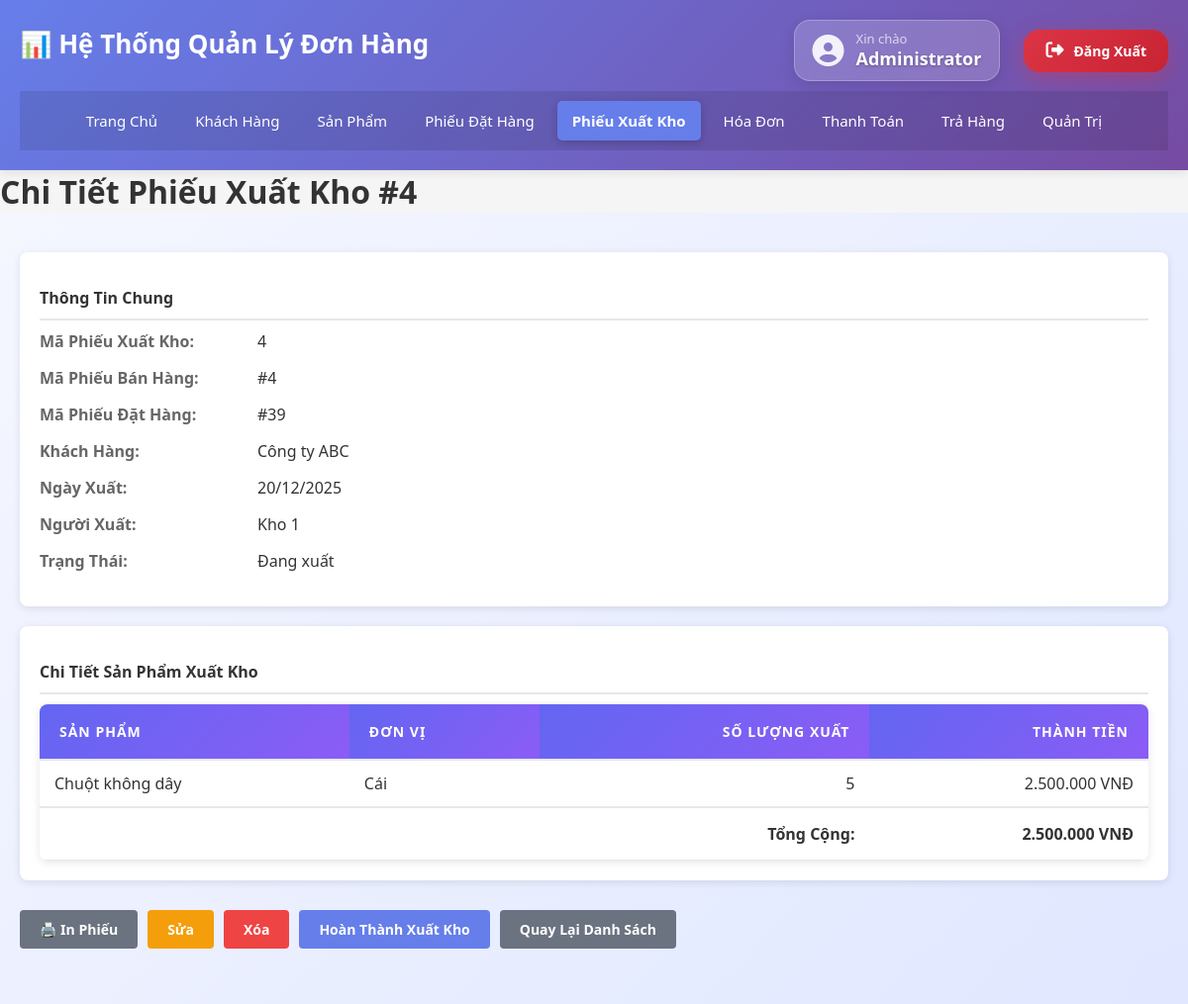
/phieu_xuat_kho/detail.php?id=4 (signed in), run on the app's committed database.
### tables this page shows
CREATE TABLE `phieu_xuat_kho` (
  `ma_phieu_xuat_kho` int(11) NOT NULL,
  `ma_phieu_ban_hang` int(11) NOT NULL,
  `ngay_xuat` date NOT NULL,
  `nguoi_xuat` varchar(100) DEFAULT NULL,
  `trang_thai` enum('Đang xuất','Hoàn thành') DEFAULT 'Đang xuất'
);

CREATE TABLE `phieu_ban_hang` (
  `ma_phieu_ban_hang` int(11) NOT NULL,
  `ma_phieu_dat_hang` int(11) NOT NULL,
  `ngay_lap` date NOT NULL,
  `tong_tien` decimal(15,2) DEFAULT 0.00,
  `trang_thai` enum('Duyệt tồn kho','Gửi kế toán','Hoàn thành') DEFAULT 'Duyệt tồn kho'
);

CREATE TABLE `phieu_dat_hang` (
  `ma_phieu_dat_hang` int(11) NOT NULL,
  `ma_khach_hang` int(11) NOT NULL,
  `ngay_dat` date NOT NULL,
  `tong_tien` decimal(15,2) DEFAULT 0.00,
  `created_by` int(11) DEFAULT NULL,
  `approved_by` int(11) DEFAULT NULL,
  `approved_at` datetime DEFAULT NULL,
  `trang_thai` enum('Chờ duyệt','Đã duyệt','Hủy') DEFAULT 'Chờ duyệt',
  `ghi_chu` text DEFAULT NULL
);

CREATE TABLE `khach_hang` (
  `ma_khach_hang` int(11) NOT NULL,
  `ten_khach_hang` varchar(255) NOT NULL,
  `dia_chi` varchar(500) DEFAULT NULL,
  `dien_thoai` varchar(20) DEFAULT NULL,
  `email` varchar(100) DEFAULT NULL,
  `ngay_tao` datetime DEFAULT current_timestamp(),
  `trang_thai` enum('Hoạt động','Ngừng hoạt động') DEFAULT 'Hoạt động'
);

CREATE TABLE `chi_tiet_phieu_xuat_kho` (
  `ma_chi_tiet` int(11) NOT NULL,
  `ma_phieu_xuat_kho` int(11) NOT NULL,
  `ma_san_pham` int(11) NOT NULL,
  `so_luong_xuat` int(11) NOT NULL,
  `thanh_tien` decimal(15,2) NOT NULL
);

CREATE TABLE `san_pham` (
  `ma_san_pham` int(11) NOT NULL,
  `ten_san_pham` varchar(255) NOT NULL,
  `ma_loai_san_pham` int(11) DEFAULT NULL,
  `gia_ban` decimal(15,2) NOT NULL,
  `don_vi` varchar(50) DEFAULT 'Cái',
  `mo_ta` text DEFAULT NULL,
  `ngay_tao` datetime DEFAULT current_timestamp()
);

### config.php (called while the page is built, shortened)
<?php
$servername = "localhost";
$username = "root";
$password = "";
$dbname = "quanlydonhang";
$conn = new mysqli($servername, $username, $password, $dbname);
$conn->set_charset("utf8mb4");
function formatMoney($amount) {
    return number_format($amount, 0, ',', '.');
}
function hasPermission($permissionName) {
    global $conn;
    $userId = intval($_SESSION['user_id']);
    $stmt = $conn->prepare("SELECT 1 FROM user_roles ur JOIN role_permissions rp ON ur.role_id = rp.role_id JOIN permissions p ON rp.permission_id = p.id WHERE ur.user_id = ? AND p.name = ? LIMIT 1");
    $stmt->bind_param("is", $userId, $permissionName);
    $stmt->execute();
    $res = $stmt->get_result();
    return $res->num_rows > 0;
}
?>

### phieu_xuat_kho/detail.php (the view, shortened to what this page needs)
<?php
include '../config.php';
$id = $_GET['id'] ?? 0;
$stmt = $conn->prepare("
    SELECT pxk.*, pbh.ma_phieu_dat_hang, pbh.ngay_lap, pbh.tong_tien
    FROM phieu_xuat_kho pxk
    JOIN phieu_ban_hang pbh ON pxk.ma_phieu_ban_hang = pbh.ma_phieu_ban_hang
    WHERE pxk.ma_phieu_xuat_kho = ?
");
$stmt->bind_param("i", $id);
$stmt->execute();
$result = $stmt->get_result();
$pxk = $result->fetch_assoc();
$stmt_ct = $conn->prepare("
    SELECT ct.*, sp.ten_san_pham, sp.don_vi
    FROM chi_tiet_phieu_xuat_kho ct
    JOIN san_pham sp ON ct.ma_san_pham = sp.ma_san_pham
    WHERE ct.ma_phieu_xuat_kho = ?
");
$stmt_ct->bind_param("i", $id);
$stmt_ct->execute();
$result_ct = $stmt_ct->get_result();
$stmt_po = $conn->prepare("
    SELECT pdh.ma_khach_hang, kh.ten_khach_hang, kh.dien_thoai, kh.dia_chi
    FROM phieu_dat_hang pdh
    JOIN khach_hang kh ON pdh.ma_khach_hang = kh.ma_khach_hang
    WHERE pdh.ma_phieu_dat_hang = ?
");
$stmt_po->bind_param("i", $pxk['ma_phieu_dat_hang']);
$stmt_po->execute();
$result_po = $stmt_po->get_result();
$khach_hang = $result_po->fetch_assoc();
?>
<!DOCTYPE html>
<html lang="vi">
<head>
    <link rel="stylesheet" href="../../css/style.css">
</head>
<body>
    <div class="container">
        <?php include '../header.php'; ?>
        <h1>Chi Tiết Phiếu Xuất Kho #<?php echo $id; ?></h1>
        <main>
            <div class="detail-section">
                <h3>Thông Tin Chung</h3>
                <div class="detail-row">
                    <label>Mã Phiếu Xuất Kho:</label>
                    <p><?php echo $pxk['ma_phieu_xuat_kho']; ?></p>
                </div>
                <div class="detail-row">
                    <label>Mã Phiếu Bán Hàng:</label>
                    <p>#<?php echo $pxk['ma_phieu_ban_hang']; ?></p>
                </div>
                <div class="detail-row">
                    <label>Mã Phiếu Đặt Hàng:</label>
                    <p>#<?php echo $pxk['ma_phieu_dat_hang']; ?></p>
                </div>
                <div class="detail-row">
                    <label>Khách Hàng:</label>
                    <p><?php echo htmlspecialchars($khach_hang['ten_khach_hang'] ?? 'N/A'); ?></p>
                </div>
                <div class="detail-row">
                    <label>Ngày Xuất:</label>
                    <p><?php echo date('d/m/Y', strtotime($pxk['ngay_xuat'])); ?></p>
                </div>
                <div class="detail-row">
                    <label>Người Xuất:</label>
                    <p><?php echo htmlspecialchars($pxk['nguoi_xuat'] ?? 'N/A'); ?></p>
                </div>
                <div class="detail-row">
                    <label>Trạng Thái:</label>
                    <p><span class='status-<?php echo strtolower(str_replace(' ', '-', $pxk['trang_thai'])); ?>'><?php echo $pxk['trang_thai']; ?></span></p>
                </div>
            </div>
            <div class="detail-section">
                <h3>Chi Tiết Sản Phẩm Xuất Kho</h3>
                <table class="table">
                    <thead>
                        <tr>
                            <th>Sản Phẩm</th>
                            <th>Đơn Vị</th>
                            <th style="text-align: right;">Số Lượng Xuất</th>
                            <th style="text-align: right;">Thành Tiền</th>
                        </tr>
                    </thead>
                    <tbody>
                        <?php
                        $total = 0;
                        if ($result_ct->num_rows > 0) {
                            while ($row = $result_ct->fetch_assoc()) {
                                $total += $row['thanh_tien'];
                                echo "<tr>";
                                echo "<td>" . htmlspecialchars($row['ten_san_pham']) . "</td>";
                                echo "<td>" . htmlspecialchars($row['don_vi'] ?? 'Cái') . "</td>";
                                echo "<td style='text-align: right;'>" . $row['so_luong_xuat'] . "</td>";
                                echo "<td style='text-align: right;'>" . formatMoney($row['thanh_tien']) . " VNĐ</td>";
                                echo "</tr>";
                            }
                        } else {
                            echo "<tr><td colspan='4' style='text-align: center;'>Chưa có sản phẩm</td></tr>";
                        }
                        ?>
                    </tbody>
                    <?php if ($result_ct->num_rows > 0): ?>
                    <tfoot>
                        <tr style="font-weight: bold; border-top: 2px solid #e5e7eb;">
                            <td colspan="3" style="text-align: right;">Tổng Cộng:</td>
                            <td style="text-align: right; padding: 15px;"><?php echo formatMoney($total); ?> VNĐ</td>
                        </tr>
                    </tfoot>
                    <?php endif; ?>
                </table>
            </div>
            <div class="form-actions">
                <a href="print.php?id=<?php echo $id; ?>" class="btn-secondary" target="_blank">🖨️ In Phiếu</a>
                <?php if ($pxk['trang_thai'] == 'Đang xuất'): ?>
                    <?php if (hasPermission('execute_pxk')): ?>
                        <a href="edit.php?id=<?php echo $id; ?>" class="btn-warning">Sửa</a>
                        <a href="delete.php?id=<?php echo $id; ?>" class="btn-danger" onclick="return confirm('Bạn chắc chắn muốn xóa phiếu xuất kho này?')">Xóa</a>
                    <?php endif; ?>
                    <a href="complete.php?id=<?php echo $id; ?>" class="btn-primary" onclick="return confirm('Bạn chắc chắn muốn hoàn thành xuất kho này?')">Hoàn Thành Xuất Kho</a>
                <?php endif; ?>
                <a href="list.php" class="btn-secondary">Quay Lại Danh Sách</a>
            </div>
        </main>
    </div>
</body>
</html>

### css/style.css (style rules this page uses)
* { margin: 0; padding: 0; box-sizing: border-box; }
body { font-family: 'Segoe UI', Tahoma, Geneva, Verdana, sans-serif; background-color: #f5f5f5; color: #333; }
.container { max-width: 1200px; margin: 0 auto; min-height: 100vh; display: flex; flex-direction: column; }
main { flex: 1; padding: 30px 20px; }
.table { width: 100%; border-collapse: collapse; background: white; box-shadow: 0 2px 8px rgba(0,0,0,0.1); border-radius: 8px; overflow: hidden; }
.table thead { background-color: #f3f4f6; border-bottom: 2px solid #e5e7eb; }
.table th { padding: 15px; text-align: left; font-weight: 600; color: #333; font-size: 14px; }
.table td { padding: 12px 15px; border-bottom: 1px solid #e5e7eb; }
.form-actions { display: flex; gap: 10px; margin-top: 30px; }
.btn-primary, .btn-secondary, .btn-danger, .btn-warning, .btn-info, .btn-logout { padding: 10px 20px; border: none; border-radius: 4px; font-size: 14px; cursor: pointer; text-decoration: none; display: inline-block; transition: all 0.3s; font-weight: 600; }
.btn-primary { background-color: #667eea; color: white; }
.btn-secondary { background-color: #6b7280; color: white; }
.btn-danger { background-color: #ef4444; color: white; }
.btn-warning { background-color: #f59e0b; color: white; }
.detail-section { background: white; padding: 20px; border-radius: 8px; box-shadow: 0 2px 8px rgba(0,0,0,0.1); margin-bottom: 20px; }
.detail-section h3 { margin: 15px 0 10px 0; font-size: 16px; border-bottom: 2px solid #e5e7eb; padding-bottom: 10px; }
.detail-row { display: grid; grid-template-columns: 200px 1fr; gap: 20px; margin-bottom: 15px; }
.detail-row label { font-weight: 600; color: #666; }
.detail-row p { color: #333; }
main { flex: 1; padding: 40px 20px; background: linear-gradient(135deg, #f5f7ff 0%, #e0e7ff 100%); min-height: 100vh; }
.table thead th { background: linear-gradient(135deg, #6366f1, #8b5cf6); color: white; font-weight: 700; font-size: 14px; text-transform: uppercase; letter-spacing: 1px; padding: 18px 20px; }

### data on the page
phieu_xuat_kho: ma_phieu_xuat_kho "4", ma_phieu_ban_hang "4", ma_phieu_ban_hang.ma_phieu_dat_hang "39", ngay_xuat "20/12/2025", nguoi_xuat "Kho 1", trang_thai "Đang xuất"
phieu_dat_hang: ma_khach_hang.ten_khach_hang "Công ty ABC"
chi_tiet_phieu_xuat_kho: ma_san_pham.ten_san_pham "Chuột không dây", ma_san_pham.don_vi "Cái", so_luong_xuat "5", thanh_tien "2.500.000"

### other printed values
$_SESSION['full_name'] "Administrator"
$id "4"
formatMoney($total) "2.500.000"
